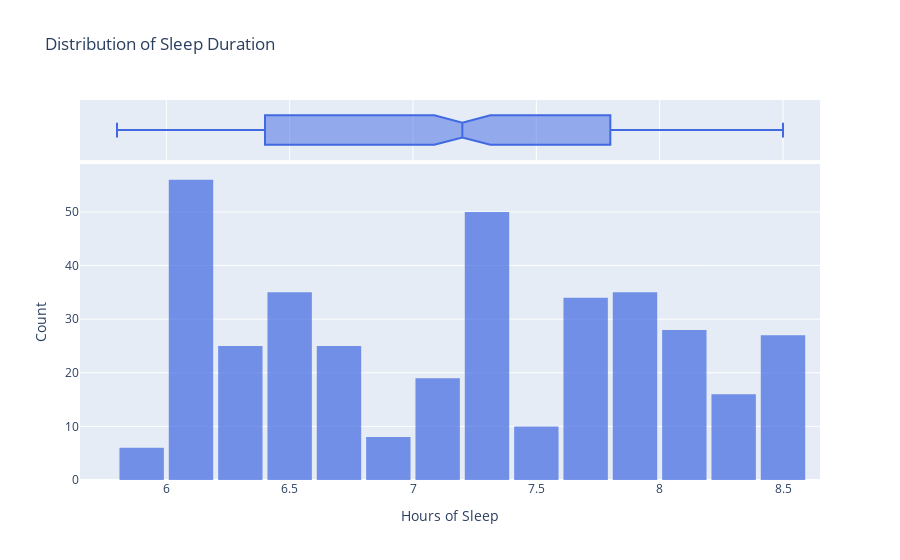

Notebook cell for this chart:
### Markdown cell above
### SECTION 4: Exploratory Data Analysis (EDA)

### Code cell
import plotly.express as px

fig = px.histogram(
    df, 
    x="Sleep Duration", 
    nbins=20,
    marginal="box",      
    opacity=0.7,
    title="Distribution of Sleep Duration",
    color_discrete_sequence=["royalblue"]
)

fig.update_layout(
    xaxis_title="Hours of Sleep",
    yaxis_title="Count",
    bargap=0.1
)

fig.show()

### Figure 1 — Plotly figure (JSON) as saved in the notebook; plotly's stock layout.template omitted (floating-point values rounded to 4 significant figures; data arrays with more than 128 entries replaced by an {"elided": "..."} marker saying what was removed)
{"data": [{"alignmentgroup": "True", "bingroup": "x", "hovertemplate": "Sleep Duration=%{x}<br>count=%{y}<extra></extra>", "legendgroup": "", "marker": {"color": "royalblue", "opacity": 0.7, "pattern": {"shape": ""}}, "name": "", "nbinsx": 20, "offsetgroup": "", "orientation": "v", "showlegend": false, "type": "histogram", "x": {"elided": "374 float values"}, "xaxis": "x", "yaxis": "y"}, {"alignmentgroup": "True", "hovertemplate": "Sleep Duration=%{x}<extra></extra>", "legendgroup": "", "marker": {"color": "royalblue"}, "name": "", "notched": true, "offsetgroup": "", "showlegend": false, "type": "box", "x": {"elided": "374 float values"}, "xaxis": "x2", "yaxis": "y2"}], "layout": {"autosize": true, "bargap": 0.1, "barmode": "relative", "legend": {"tracegroupgap": 0}, "title": {"text": "Distribution of Sleep Duration"}, "xaxis": {"anchor": "y", "autorange": true, "domain": [0, 1], "range": [5.65, 8.65], "title": {"text": "Hours of Sleep"}, "type": "linear"}, "xaxis2": {"anchor": "y2", "autorange": true, "domain": [0, 1], "matches": "x", "range": [5.65, 8.65], "showgrid": true, "showticklabels": false, "type": "linear"}, "yaxis": {"anchor": "x", "autorange": true, "domain": [0, 0.8316], "range": [0, 58.95], "title": {"text": "Count"}}, "yaxis2": {"anchor": "x2", "autorange": true, "domain": [0.8416, 1], "matches": "y2", "range": [-0.5, 0.5], "showgrid": false, "showline": false, "showticklabels": false, "ticks": "", "type": "category"}}}
